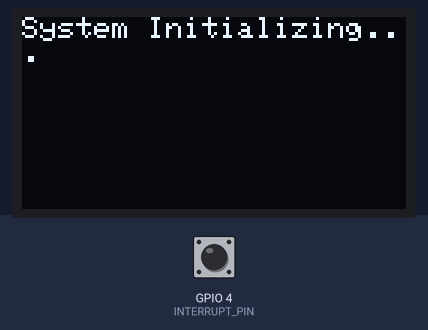
Simulated run of this program. Board: ESP32. On the bench: 128×64 one-colour display. Wiring (from diagram.json): DS1307 clock at I2C address 0x68. The inputs (shaded band) are chosen by the test bench; at power-on: GPIO 4 (INTERRUPT_PIN) HIGH. The local clock reads 2024-03-15 10:24:30 at power-on unless the program sets it; what the program prints to the serial monitor is not drawn.

Above: at 1.2 s.
1.3 s: GPIO 4 (INTERRUPT_PIN) pulled LOW for 0.15 s
At 2.1 s:
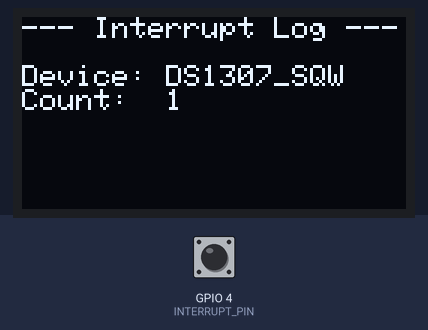
2.9 s: GPIO 4 (INTERRUPT_PIN) pulled LOW for 1 s
At 3.3 s:
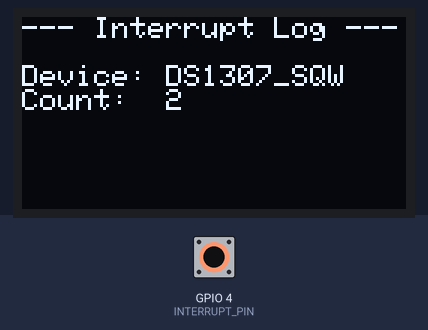
5.4 s: GPIO 4 (INTERRUPT_PIN) pulled LOW for 0.15 s
7.0 s: GPIO 4 (INTERRUPT_PIN) pulled LOW for 1 s
At 7.6 s:
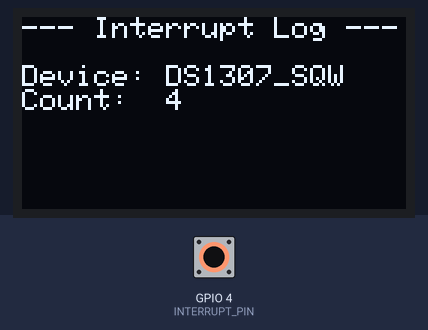
Timing chart, 0 to 10.0 s (numbered marks = the images above; inputs shaded):
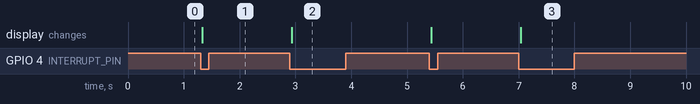

Measured:
- after the input at 1.3 s, the display: changes at once (image 1)
- after the input at 2.9 s, the display: changes at once (image 2)
- after the input at 7.0 s, the display: changes at once (image 3)

The program:

main.cpp
```cpp
#include <Arduino.h>
#include <Wire.h>

#include <Adafruit_GFX.h>
#include <Adafruit_SSD1306.h>

// 螢幕設定
#define SCREEN_WIDTH 128
#define SCREEN_HEIGHT 64
#define OLED_RESET    -1
Adafruit_SSD1306 display(SCREEN_WIDTH, SCREEN_HEIGHT, &Wire, OLED_RESET);


void scanI2CBus();
void readDeviceStatus();
void handleDeviceInterrupt();
void enableDS1307SQW();
void updateOLED(String deviceName, int count);

// 定義硬體腳位
#define I2C_SDA 21
#define I2C_SCL 22
#define INTERRUPT_PIN 4  // 假設感測器的中斷腳位連接至 GPIO 4

// 關鍵點：使用 volatile 確保變數在 ISR 與主程式間的同步
// 編譯器不會對其進行最佳化，每次讀取都會回到記憶體
volatile bool deviceEventTriggered = false;
volatile int interruptCount = 0;


void setup() {
  // put your setup code here, to run once:
  Serial.begin(115200);
  Serial.println("Hello, ESP32!");
  while (!Serial);

    Serial.println("\n--- 韌體底層開發練習：I2C 掃描器與中斷驅動 ---");

    // 1. 初始化 I2C 通訊協議
    Wire.begin(I2C_SDA, I2C_SCL);

    // 初始化 OLED
    if(!display.begin(SSD1306_SWITCHCAPVCC, 0x3C)) {
        Serial.println(F("SSD1306 分配失敗"));
        for(;;);
    }
    display.clearDisplay();
    display.setTextSize(1);
    display.setTextColor(SSD1306_WHITE);
    display.setCursor(0,0);
    display.println("System Initializing...");
    display.display();

    // 2. 執行 I2C 設備掃描 (模擬 BIOS POST 流程)
    scanI2CBus();

    // 3. 配置外部中斷 (External Interrupt)
    // 當腳位電位由高變低 (FALLING) 時觸發，模擬設備發送訊號
    pinMode(INTERRUPT_PIN, INPUT_PULLUP);
    attachInterrupt(digitalPinToInterrupt(INTERRUPT_PIN), handleDeviceInterrupt, FALLING);
    enableDS1307SQW();
    Serial.println("系統初始化完成，等待中斷觸發...");
  }

  void loop() {
    if (deviceEventTriggered) {
      // 進入此區塊代表偵測到硬體事件
      Serial.print("偵測到硬體中斷！觸發次數: ");
      Serial.println(interruptCount);

      updateOLED("DS1307_SQW", interruptCount);
      // 模擬讀取設備暫存器 (Register Reading)
      // 在實際 BIOS 中，此處會讀取特定位址來判斷錯誤或狀態
      readDeviceStatus();

      // 重要：處理完後重置旗標
      deviceEventTriggered = false;
    }

    // 主迴圈保持非阻塞 (Non-blocking)，可以同時執行其他任務
    delay(10); // this speeds up the simulation
  }

  // --- 功能函式實作 ---

  // 中斷服務程式 (ISR) - 必須放在 RAM 中以提高執行速度
  void IRAM_ATTR handleDeviceInterrupt() {
      deviceEventTriggered = true;
      interruptCount++;
  }

  void enableDS1307SQW() {
      Wire.beginTransmission(0x68);
      Wire.write(0x07); // DS1307 的控制暫存器位址是 0x07
      // 寫入 0x10 代表開啟方波輸出 (SQWE = 1)，且頻率設定為 1Hz (RS1=0, RS0=0)
      Wire.write(0x10);
      Wire.endTransmission();
      Serial.println("已發送 I2C 指令：開啟 DS1307 每秒方波 (SQW) 輸出...");
  }

  void scanI2CBus() {
    byte error, address;
    int nDevices = 0;

    Serial.println("正在掃描 I2C 總線位址 (1-127)...");

    for (address = 1; address < 127; address++) {
        // 握手流程 (Handshake)：
        // 發送起始訊號與位址位元 (Address << 1 | Write Bit)
        Wire.beginTransmission(address);
        error = Wire.endTransmission();

        if (error == 0) {
            Serial.print("發現設備於位址: 0x");
            if (address < 16) Serial.print("0");
            Serial.print(address, HEX);
            Serial.println(" (ACK)");
            nDevices++;
        }
        else if (error == 4) {
            Serial.print("未知錯誤於位址: 0x");
            if (address < 16) Serial.print("0");
            Serial.println(address, HEX);
        }
    }

    if (nDevices == 0) Serial.println("未發現任何 I2C 設備\n");
    else Serial.println("掃描完畢\n");
}

void readDeviceStatus() {
    // 模擬底層暫存器讀取邏輯
    // BIOS 工程師經常需要手動操作此流程來獲取硬體資訊
    Serial.println("正在透過 I2C 讀取設備內部暫存器狀態...");
}

void updateOLED(String deviceName, int count) {
    display.clearDisplay();
    display.setCursor(0, 0);
    display.setTextSize(1);
    display.println("--- Interrupt Log ---");
    display.println("");
    display.print("Device: ");
    display.println(deviceName);
    display.print("Count:  ");
    display.println(count);
    display.display(); // 真正將快取內容推送到螢幕上
}
```
